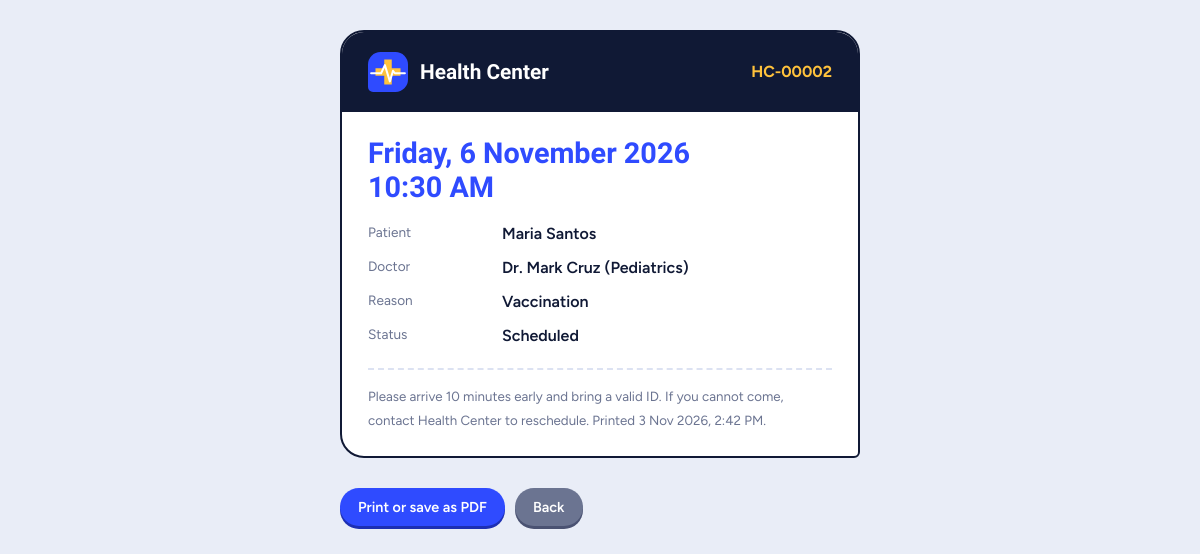
The page /slip.php?id=2 (signed in) on the database its author committed.
### tables this page shows
CREATE TABLE IF NOT EXISTS appointments (
  appointment_id INT AUTO_INCREMENT PRIMARY KEY,
  patient_id INT NOT NULL,
  doctor_id INT NOT NULL,
  appt_date DATE NOT NULL,
  appt_time TIME NOT NULL,
  reason VARCHAR(255),
  status ENUM('Scheduled','Completed','Cancelled') NOT NULL DEFAULT 'Scheduled',
  UNIQUE KEY no_double_booking (doctor_id, appt_date, appt_time),
  FOREIGN KEY (patient_id) REFERENCES patients(patient_id) ON DELETE CASCADE,
  FOREIGN KEY (doctor_id) REFERENCES doctors(doctor_id) ON DELETE CASCADE
);

CREATE TABLE IF NOT EXISTS patients (
  patient_id INT AUTO_INCREMENT PRIMARY KEY,
  full_name VARCHAR(100) NOT NULL,
  birth_date DATE NOT NULL,
  gender ENUM('Male','Female','Other') NOT NULL,
  phone VARCHAR(20),
  address VARCHAR(255),
  sms_optin TINYINT(1) NOT NULL DEFAULT 1
);

CREATE TABLE IF NOT EXISTS doctors (
  doctor_id INT AUTO_INCREMENT PRIMARY KEY,
  full_name VARCHAR(100) NOT NULL,
  specialty VARCHAR(100) NOT NULL,
  phone VARCHAR(20),
  schedule VARCHAR(100)
);

### slip.php (the view, shortened to what this page needs)
<?php
require_once 'db.php'; require_login();
$s = $pdo->prepare('SELECT a.*, p.full_name patient, p.phone, d.full_name doctor, d.specialty FROM appointments a JOIN patients p USING(patient_id) JOIN doctors d USING(doctor_id) WHERE a.appointment_id=?');
$s->execute([(int)($_GET['id'] ?? 0)]); $a = $s->fetch();
$rl = role();
$ref = 'HC-' . str_pad($a['appointment_id'], 5, '0', STR_PAD_LEFT);
?>
<!DOCTYPE html><html lang="en"><head><meta charset="UTF-8"><meta name="viewport" content="width=device-width, initial-scale=1">
<title>Appointment slip <?= h($ref) ?></title><link rel="stylesheet" href="style.css">
</head><body>
<div class="slip">
  <header><div style="display:flex;align-items:center;gap:12px"><?= logo_html(40) ?><b><?= h(CLINIC_NAME) ?></b></div><span><?= h($ref) ?></span></header>
  <div class="body">
    <p class="when"><?= h(date('l, j F Y', strtotime($a['appt_date']))) ?><br><?= h(date('g:i A', strtotime($a['appt_time']))) ?></p>
    <dl>
      <dt>Patient</dt><dd><?= h($a['patient']) ?></dd>
      <dt>Doctor</dt><dd><?= h($a['doctor']) ?> (<?= h($a['specialty']) ?>)</dd>
      <?php if ($a['reason']): ?><dt>Reason</dt><dd><?= h($a['reason']) ?></dd><?php endif; ?>
      <dt>Status</dt><dd><?= h($a['status']) ?></dd>
    </dl>
    <div class="cut"></div>
    <small>Please arrive 10 minutes early and bring a valid ID. If you cannot come, contact <?= h(CLINIC_NAME) ?> to reschedule. Printed <?= h(date('j M Y, g:i A')) ?>.</small>
  </div>
</div>
<div class="actions noprint"><button onclick="window.print()">Print or save as PDF</button><a class="btn gray" href="<?= h($rl === 'patient' ? 'portal.php' : 'appointments.php') ?>">Back</a></div>
</body></html>

### style.css (style rules this page uses)
:root { --ink:#101935;--ink2:#1b2850;--paper:#eef1f8;--card:#fff;--line:#dce2f2;--cobalt:#2f4bff;--cobalt-d:#1d2fb3; --sun:#ffc23c;--mint:#1fbf8f;--rose:#ff5d73;--muted:#6b7491;--text:#101935;--rail:88px }
* { box-sizing:border-box }
body { margin:0;font-family:Figtree,system-ui,sans-serif;background:var(--paper);color:var(--text);line-height:1.5 }
a { color:var(--cobalt) }
button,.btn { display:inline-block;background:var(--cobalt);color:#fff;border:0;padding:10px 18px;border-radius:99px;font:600 .9rem Figtree,sans-serif;cursor:pointer;text-decoration:none;box-shadow:0 3px 0 var(--cobalt-d);transition:transform .08s,box-shadow .08s }
.btn.gray { background:var(--muted);box-shadow:0 3px 0 #4a5272 }

### slip.php (style rules this page uses)
body { background:#e9edf7 }
.slip { max-width:520px;margin:30px auto;background:#fff;border:2px solid #101935;border-radius:24px 24px 6px 24px;overflow:hidden }
.slip header { background:#101935;color:#fff;padding:20px 26px;display:flex;justify-content:space-between;align-items:center }
.slip header b { font:800 1.3rem 'Bricolage Grotesque',sans-serif }
.slip header span { color:#ffc23c;font-weight:700 }
.slip .body { padding:24px 26px }
.slip dl { display:grid;grid-template-columns:120px 1fr;gap:10px 14px;margin:0 }
.slip dt { color:#6b7491;font-size:.85rem }
.slip dd { margin:0;font-weight:600;color:#101935 }
.slip .when { font:800 1.8rem 'Bricolage Grotesque',sans-serif;color:#2f4bff;margin:0 0 18px }
.slip .cut { border-top:2px dashed #dce2f2;margin:20px 0 14px }
.slip small { color:#6b7491 }
.actions { max-width:520px;margin:0 auto 30px;display:flex;gap:10px }

### rows shown on the page
appointments: appointment_id "HC-00002", appt_date "Friday, 6 November 2026", appt_time "10:30 AM", patient.full_name "Maria Santos", doctor.full_name "Dr. Mark Cruz", doctor.specialty "Pediatrics", reason "Vaccination", status "Scheduled"

### other values the page prints
CLINIC_NAME "Health Center"
